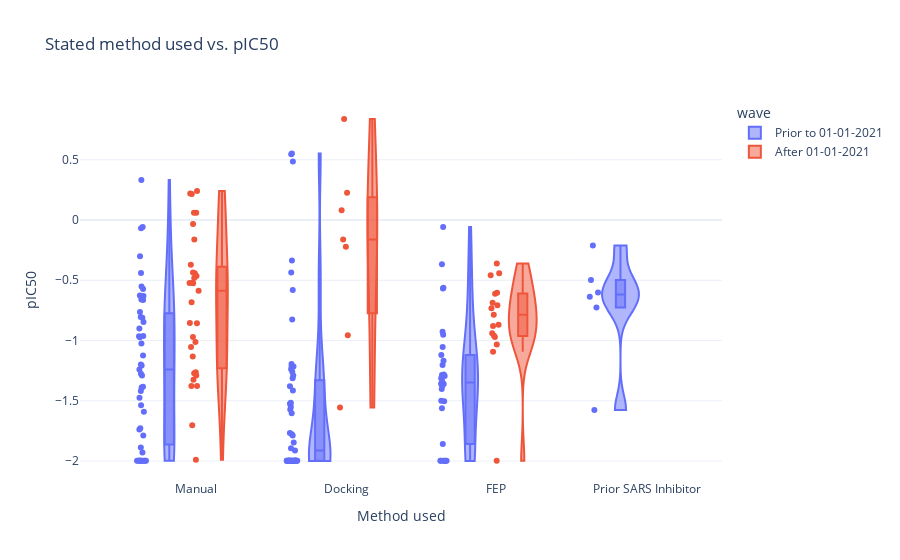

Notebook source saved alongside this figure:
### Code cell
date_cutoff = datetime(2021, 1, 1)
moonshot['Method used'] = moonshot.classified_method.str.title().str.replace('_', ' ').str.replace('Sars', 'SARS').str.replace('Fep', 'FEP')
moonshot['wave'] =  ((moonshot.submission_date < date_cutoff) & (moonshot.shipment_date < date_cutoff)).map({True: f'Prior to {date_cutoff.strftime("%d-%m-%Y")}',
                                                                                                             False: f'After {date_cutoff.strftime("%d-%m-%Y")}'
                                                                                                             }
                                                                                                             )
subbed = moonshot.loc[~moonshot.classified_method.isin(['STARTING_LIBRARY', 'UNKNOWN', 'MANUAL_POSSIBLY'])]



fig = px.violin(subbed,
                template='plotly_white',
                title=f'Stated method used vs. pIC50',
                y='pIC50', x='Method used',
                #log_y=True,
               #color='lucky_creator',
               color='wave',
               category_orders={"Method used": ['Prior SARS Inhibitors', 'Manual', 'Docking', 'FEP'],
                               "wave": [f'Prior to {date_cutoff.strftime("%d-%m-%Y")}', f'After {date_cutoff.strftime("%d-%m-%Y")}'],
                               },
               box=True,
               points='all')
fig.update_traces(spanmode = 'hard')
fig.write_image("images/method_ic50.png", width=800, height=600, scale=2)
fig

### Figure 1 — Plotly figure (JSON) as saved in the notebook; plotly's stock layout.template omitted (floating-point values rounded to 4 significant figures; data arrays with more than 128 entries replaced by an {"elided": "..."} marker saying what was removed)
{"data": [{"alignmentgroup": "True", "box": {"visible": true}, "hovertemplate": "wave=Prior to 01-01-2021<br>Method used=%{x}<br>pIC50=%{y}<extra></extra>", "legendgroup": "Prior to 01-01-2021", "marker": {"color": "#636efa"}, "name": "Prior to 01-01-2021", "offsetgroup": "Prior to 01-01-2021", "orientation": "v", "points": "all", "scalegroup": "True", "showlegend": true, "spanmode": "hard", "type": "violin", "x": {"elided": "138 str values"}, "x0": " ", "xaxis": "x", "y": {"elided": "138 float values"}, "y0": " ", "yaxis": "y"}, {"alignmentgroup": "True", "box": {"visible": true}, "hovertemplate": "wave=After 01-01-2021<br>Method used=%{x}<br>pIC50=%{y}<extra></extra>", "legendgroup": "After 01-01-2021", "marker": {"color": "#EF553B"}, "name": "After 01-01-2021", "offsetgroup": "After 01-01-2021", "orientation": "v", "points": "all", "scalegroup": "True", "showlegend": true, "spanmode": "hard", "type": "violin", "x": {"elided": "4600 str values"}, "x0": " ", "xaxis": "x", "y": {"elided": "4600 float values"}, "y0": " ", "yaxis": "y"}], "layout": {"autosize": true, "legend": {"title": {"text": "wave"}, "tracegroupgap": 0}, "title": {"text": "Stated method used vs. pIC50"}, "violinmode": "group", "xaxis": {"anchor": "y", "autorange": true, "categoryarray": ["Prior SARS Inhibitors", "Manual", "Docking", "FEP"], "categoryorder": "array", "domain": [0, 1], "range": [0.2391, 4.5], "title": {"text": "Method used"}, "type": "category"}, "yaxis": {"anchor": "x", "autorange": true, "domain": [0, 1], "range": [-2.158, 0.9963], "title": {"text": "pIC50"}, "type": "linear"}}}
